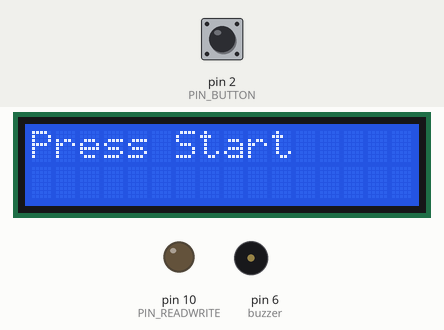
The sketch below on a simulated Arduino Uno, built with avr-gcc and run on an emulated ATmega328P. Parts: 16×2 character LCD, output pins drawn as LEDs (lit = HIGH), buzzer (waves = sounding). The inputs (shaded band) are chosen by the test bench; at power-on: pin 2 (PIN_BUTTON) HIGH. Random numbers use the default seed unless the sketch sets one; pins used as bus, display or sensor lines are not drawn.

Above: at 5.15 s.
5.6 s: pin 2 (PIN_BUTTON) pulled LOW for 0.15 s
At 6.2 s:
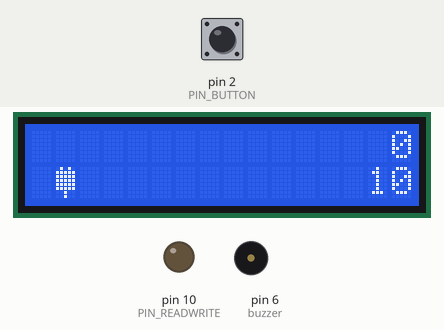
6.3 s: pin 2 (PIN_BUTTON) pulled LOW for 1 s
At 6.61 s:
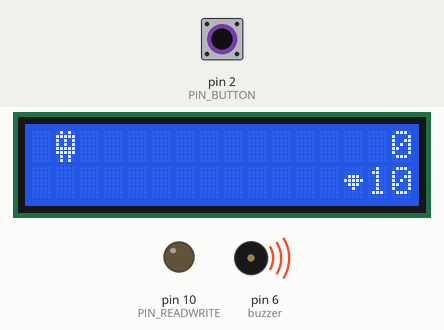
7.9 s: pin 2 (PIN_BUTTON) pulled LOW for 3.2 s
At 8.85 s:
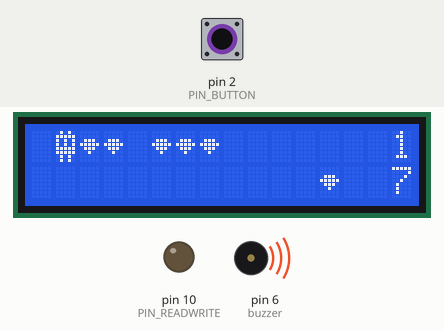
11.7 s: pin 2 (PIN_BUTTON) pulled LOW for 1 s
At 14.2 s:
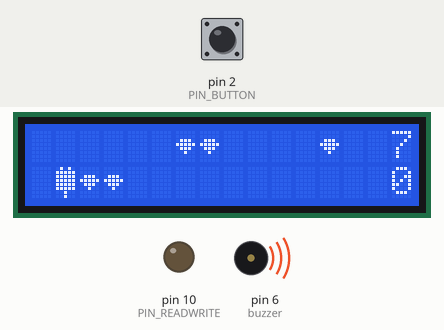
Timing chart, 0 to 17.0 s (numbered marks = the images above; inputs shaded):
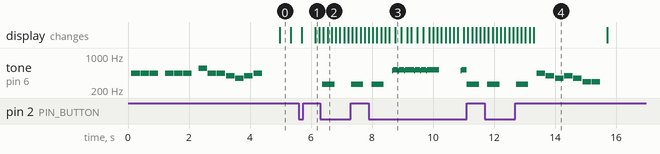

The sketch:

lcd_GemEat.ino
```cpp
#include <LiquidCrystal_I2C.h>
#include <Wire.h>

//오징어 게임 bgm
int buzzer = 6;
int pin[]={2};
int melody1[]={440,554,392,349,294,247};

//게임 뮤직
int melody[]={262,294,330,349,392,440,494,523};

#define TIME 120


#define PIN_BUTTON 2
#define PIN_AUTOPLAY 1
#define PIN_READWRITE 10
#define PIN_CONTRAST 12

#define SPRITE_RUN1 1
#define SPRITE_RUN2 2
#define SPRITE_JUMP 3
#define SPRITE_JUMP_UPPER '.'         // Use the '.' character for the head
#define SPRITE_JUMP_LOWER 4
#define SPRITE_TERRAIN_EMPTY ' '      // User the ' ' character
#define SPRITE_TERRAIN_SOLID 5
#define SPRITE_TERRAIN_SOLID_RIGHT 6
#define SPRITE_TERRAIN_SOLID_LEFT 7

#define HERO_HORIZONTAL_POSITION 1    // Horizontal position of hero on screen

#define TERRAIN_WIDTH 16
#define TERRAIN_EMPTY 0
#define TERRAIN_LOWER_BLOCK 1
#define TERRAIN_UPPER_BLOCK 2

#define HERO_POSITION_OFF 0          // Hero is invisible
#define HERO_POSITION_RUN_LOWER_1 1  // Hero is running on lower row (pose 1)
#define HERO_POSITION_RUN_LOWER_2 2  //                              (pose 2)

#define HERO_POSITION_JUMP_1 3       // Starting a jump
#define HERO_POSITION_JUMP_2 4       // Half-way up
#define HERO_POSITION_JUMP_3 5       // Jump is on upper row
#define HERO_POSITION_JUMP_4 6       // Jump is on upper row
#define HERO_POSITION_JUMP_5 7       // Jump is on upper row
#define HERO_POSITION_JUMP_6 8       // Jump is on upper row
#define HERO_POSITION_JUMP_7 9       // Half-way down
#define HERO_POSITION_JUMP_8 10      // About to land

#define HERO_POSITION_RUN_UPPER_1 11 // Hero is running on upper row (pose 1)
#define HERO_POSITION_RUN_UPPER_2 12 //

LiquidCrystal_I2C lcd(0x27,16,2);

static bool playing = true;
static char terrainUpper[TERRAIN_WIDTH+1];
static char terrainLower[TERRAIN_WIDTH+1];
static bool buttonPushed = false;
static bool restarted = false;
static int score = 0;
static int preScore = -1;

void bgMusic(){
  for( int i=0;i<2;i++){
    for(int i=0;i<2;i++){
      tone(buzzer,melody1[0],280);
      delay(300);
    }
    tone(buzzer,melody1[0],280);
    delay(500);
   }
      //노래 중반 시작
   tone(buzzer,melody1[1],280);
   delay(300);
   for(int i=0;i<2;i++){
    tone(buzzer,melody1[0],280);
    delay(300);
   }
   tone(buzzer,melody1[2],280);
   delay(300);
   tone(buzzer,melody1[3],280);
   delay(300);
   tone(buzzer,melody1[2],280);
   delay(300);
   tone(buzzer,melody1[0],280);
   delay(500);

}

void gameOverMusic(){
   tone(buzzer,melody1[0],280);
   delay(300);
   tone(buzzer,melody1[2],280);
   delay(300);
   tone(buzzer,melody1[3],280);
   delay(300);
   tone(buzzer,melody1[2],280);
   delay(300);
   tone(buzzer,melody1[3],280);
   delay(300);
   tone(buzzer,melody1[4],280);
   delay(300);
   tone(buzzer,melody1[4],280);
   delay(500);
}

void initializeGraphics() {
  static byte graphics[] = {
    // Run position 1
    B01010,
    B11111,
    B10101,
    B10101,
    B11111,
    B11111,
    B01010,
    B01010,
    // Run position 2
    B01010,
    B11111,
    B11111,
    B11111,
    B11111,
    B11111,
    B00100,
    B00100,
    // Jump
    B01100,
    B01100,
    B00000,
    B11110,
    B01101,
    B11111,
    B10000,
    B00000,
    // Jump lower
    B11110,
    B01101,
    B11111,
    B10000,
    B00000,
    B00000,
    B00000,
    B00000,
    // Ground
    B00000,
    B00000,
    B01110,
    B11111,
    B01110,
    B00100,
    B00000,
    B00000,
    // Ground right
    B00000,
    B00000,
    B00011,
    B00111,
    B00011,
    B00001,
    B00000,
    B00000,
    // Ground left

    B00000,
    B00000,
    B11000,
    B11100,
    B11000,
    B10000,
    B00000,
    B00000,
  };
  int i;
  // Skip using character 0, this allows lcd.print() to be used to
  // quickly draw multiple characters
  for (i = 0; i < 7; ++i) {
    lcd.createChar(i + 1, &graphics[i * 8]);
  }
  for (i = 0; i < TERRAIN_WIDTH; ++i) {
    terrainUpper[i] = SPRITE_TERRAIN_EMPTY;
    terrainLower[i] = SPRITE_TERRAIN_EMPTY;
  }
}
void advanceTerrain(char* terrain, byte newTerrain) {
  for (int i = 0; i < TERRAIN_WIDTH; ++i) {
    char current = terrain[i];
    char next = (i == TERRAIN_WIDTH - 1) ? newTerrain : terrain[i + 1];
    terrain[i] = (next == SPRITE_TERRAIN_SOLID) ? SPRITE_TERRAIN_SOLID : SPRITE_TERRAIN_EMPTY;
  }
}

void buttonPush(){
  buttonPushed = true;
}

void restart(){
  restarted = true;
}

bool drawHero(byte position, char* terrainUpper, char* terrainLower, unsigned int distance){
  bool collide = false;
  char upperSave = terrainUpper[HERO_HORIZONTAL_POSITION];
  char lowerSave = terrainLower[HERO_HORIZONTAL_POSITION];
  byte upper, lower;
  switch (position) {
    case HERO_POSITION_OFF: //0
      upper = lower = SPRITE_TERRAIN_EMPTY;
      break;
    case HERO_POSITION_RUN_LOWER_1: //아래에서 뛸 때의 pose1
      upper = SPRITE_TERRAIN_EMPTY;
      lower = SPRITE_RUN1;
      break;
    case HERO_POSITION_RUN_LOWER_2: //아래에서 뛸 때의 pose2
      upper = SPRITE_TERRAIN_EMPTY;
      lower = SPRITE_RUN2;
      break;
    case HERO_POSITION_RUN_UPPER_1: //위에서 뛸 때의 pose1
      upper = SPRITE_RUN1;
      lower = SPRITE_TERRAIN_EMPTY;
      break;
    case HERO_POSITION_RUN_UPPER_2: //위에서 뛸 때의 pose2
      upper = SPRITE_RUN2;
      lower = SPRITE_TERRAIN_EMPTY;
      break;
   }
  if (upper != ' ') {
  terrainUpper[HERO_HORIZONTAL_POSITION] = upper;
  collide = (upperSave == SPRITE_TERRAIN_EMPTY) ? false : true;
  }
  if (lower != ' ') {
    terrainLower[HERO_HORIZONTAL_POSITION] = lower;
    collide |= (lowerSave == SPRITE_TERRAIN_EMPTY) ? false : true;
  }

  byte digits_score = (score > 9999) ? 5 : (score > 999) ? 4 : (score > 99) ? 3 : (score > 9) ? 2 : 1;
  byte digits_d = (distance > 9999) ? 5 : (distance > 999) ? 4 : (distance > 99) ? 3 : (distance > 9) ? 2 : 1;

  if(collide){
    score++;
    for(int i=6;i<8;i++){
    tone(buzzer,melody[i],400);
    delay(30);
   }
    collide = false;
  }
  terrainUpper[TERRAIN_WIDTH] = '\0';
  terrainLower[TERRAIN_WIDTH] = '\0';
  lcd.setCursor(0,0);
  lcd.print(terrainUpper);
  lcd.setCursor(0,1);
  lcd.print(terrainLower);
  lcd.setCursor(16-digits_score,0);
  lcd.print(score);
  lcd.setCursor(16-digits_d,1);
  lcd.print(distance);
  return true;
}
void setup() {
  pinMode(PIN_READWRITE, OUTPUT);
  digitalWrite(PIN_READWRITE, LOW);
  pinMode(PIN_CONTRAST, OUTPUT);
  digitalWrite(PIN_CONTRAST, LOW);
  pinMode(PIN_BUTTON, INPUT);
  digitalWrite(PIN_BUTTON, HIGH);
  pinMode(PIN_AUTOPLAY, OUTPUT);
  digitalWrite(PIN_AUTOPLAY, HIGH);

  //음악
  pinMode(buzzer,OUTPUT);

  Serial.begin(9600);
  initializeGraphics();
  attachInterrupt(0, buttonPush, CHANGE);
  //CHANGE 택트 스위치를 클릭하거나, 땔 때도 함수를 한 번 출력 시킴, 그 외에는 출력 안됨.
  lcd.begin();
}


void loop() {
  static byte heroPos = HERO_POSITION_RUN_LOWER_1;
  static byte newTerrainType = TERRAIN_EMPTY;
  static byte newTerrainDuration = 1;
  static bool playing = false;
  static bool blink = false;
  static unsigned int distance = 0;
  static int count = TIME;
  static int t = 50;
  static int idx = 0;
  if(idx == 0){bgMusic(); idx = 1;}
  if(idx == 2){gameOverMusic(); idx = 1;}
  t++;
  if (!playing) {
    lcd.clear();
    if(t < 50){
      lcd.setCursor(0,1);
      lcd.print("Ur score : " + String(score));
      buttonPushed = false;
    }else{
      if(preScore >= 0){
        lcd.setCursor(0,1);
        lcd.print("Pre score :" + String(preScore));
      }
      if (blink) {
        lcd.setCursor(0, 0);
        lcd.print("Press Start");
      }
      delay(250);
      blink = !blink;

      if (buttonPushed) {
        initializeGraphics();
        heroPos = HERO_POSITION_RUN_LOWER_1;
        playing = true;
        buttonPushed = false;
        score = 0;
        count = TIME;
        t = 0;
      }
    }
  }else{
    advanceTerrain(terrainLower, newTerrainType == TERRAIN_LOWER_BLOCK ? SPRITE_TERRAIN_SOLID : SPRITE_TERRAIN_EMPTY);
    advanceTerrain(terrainUpper, newTerrainType == TERRAIN_UPPER_BLOCK ? SPRITE_TERRAIN_SOLID : SPRITE_TERRAIN_EMPTY);
    if (--newTerrainDuration == 0) {
      if (newTerrainType == TERRAIN_EMPTY) {
        newTerrainType = (random(2) == 0) ? TERRAIN_UPPER_BLOCK : TERRAIN_LOWER_BLOCK; // 2/3은 아래 블록
        newTerrainDuration = 1 + random(4); //최소 블럭 2~11개까지 연속으로 나올 수 있음.

      } else {
        newTerrainType = TERRAIN_EMPTY; //연속 블럭이 다 출력된 후, 공백의 시간. 이게 없다면 hero가 쉽게 죽음.
        newTerrainDuration = 1 + random(4);  //공백 범위
      }
    }

    //점프
    if(buttonPushed){
      if(heroPos <= HERO_POSITION_RUN_LOWER_2){heroPos = HERO_POSITION_RUN_UPPER_1;}
      else{heroPos = HERO_POSITION_RUN_LOWER_1;}
      buttonPushed = false;
      tone(buzzer,melody[0],400);
    }

    //HERO 다리, 눈 움직임 heroPos에 대입
    if(heroPos == HERO_POSITION_RUN_LOWER_1){
      heroPos = HERO_POSITION_RUN_LOWER_2;
    }else if(heroPos == HERO_POSITION_RUN_LOWER_2){
      heroPos = HERO_POSITION_RUN_LOWER_1;
    }
    if(heroPos == HERO_POSITION_RUN_UPPER_1){
      heroPos = HERO_POSITION_RUN_UPPER_2;
    }else if(heroPos == HERO_POSITION_RUN_UPPER_2){
      heroPos = HERO_POSITION_RUN_UPPER_1;
    }
    count -= 2;
    distance = count/10;
    if(--distance == 0){
      playing = false;
      t = 0;
      idx = 2;
    }
    drawHero(heroPos, terrainUpper, terrainLower, distance);
    preScore = score;
   }

  digitalWrite(PIN_AUTOPLAY, terrainLower[HERO_HORIZONTAL_POSITION + 2] == SPRITE_TERRAIN_EMPTY ? HIGH : LOW);
  delay(100);

}
```

Measured:
- after the input at 6.3 s, tone on pin 6 (buzzer): alternates 262 Hz for 0.40 s and silent for 0.55 s, starting after 0.07 s
- by itself, tone on pin 6 (buzzer): plays 440 Hz for 0.28 s, 440 Hz for 0.28 s, 440 Hz for 0.28 s, 440 Hz for 0.28 s, 440 Hz for 0.28 s, 440 Hz for 0.28 s … (13 notes in this stretch)
